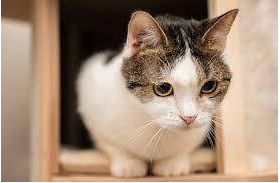
#> input picture opencv-operation/HighGUI/cat.jpg, 280 x 183 px
$ python imgFlip.py
#> lines starting #> are read from the running program, lines starting #| are printed output that depends on the picture
import cv2
import numpy as np
from matplotlib import pyplot as plt

def flip(img,direction:str):
    """

    :param img: opencv格式图像
    :param direction: 方向,字符串形式,可选 h, v, 默认镜像
    :return: 翻转后的图像
    """
    if direction == 'h':
        flipped = cv2.flip(img,1)
    elif direction == 'v':
        flipped = cv2.flip(img,0)
    else:
        flipped = cv2.flip(img,-1)

    return flipped

def bgr2rgb(img):
   """将BGR转成RGB"""
   return cv2.cvtColor(img,cv2.COLOR_BGR2RGB)

if __name__ == '__main__':
    img = cv2.imread('cat.jpg')
#> img is the input picture: shape (183, 280, 3); mean B, G, R 120.1, 139.9, 164.8

    flip_h = flip(img,'h')
#> in flip, `flipped = cv2.flip(img,1)`:
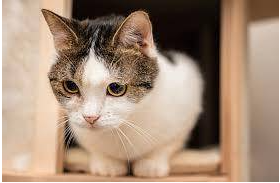
#> flipped: shape (183, 280, 3); mean B, G, R 120.1, 139.9, 164.8
    flip_v = flip(img,'v')
#> call 2 of flip, with direction = 'v'
#> in flip (call 2), `flipped = cv2.flip(img,0)`:
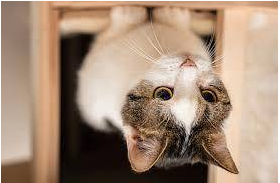
#> flipped: shape (183, 280, 3); mean B, G, R 120.1, 139.9, 164.8
    flip_hv = flip(img,'hv')
#> call 3 of flip, with direction = 'hv'
#> in flip (call 3), `flipped = cv2.flip(img,-1)`:
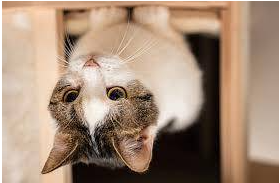
#> flipped: shape (183, 280, 3); mean B, G, R 120.1, 139.9, 164.8

    plt.subplot(221)
    plt.title('SRC')
    plt.imshow(bgr2rgb(img))

    plt.subplot(222)
    plt.title('horizontal')
    plt.imshow(bgr2rgb(flip_h))

    plt.subplot(223)
    plt.title('vertical')
    plt.imshow(bgr2rgb(flip_v))

    plt.subplot(224)
    plt.title('horAndVer')
    plt.imshow(bgr2rgb(flip_hv))

    plt.show()
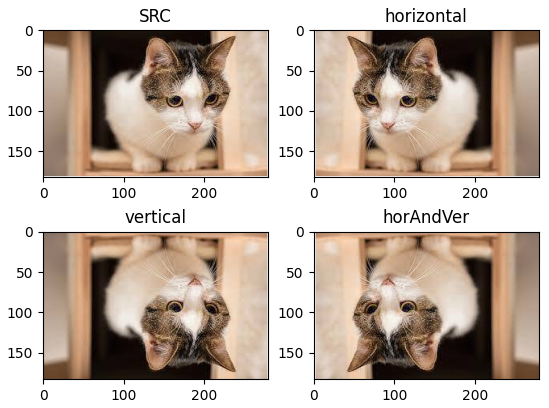
#> figure drawn by matplotlib, 4 panels
